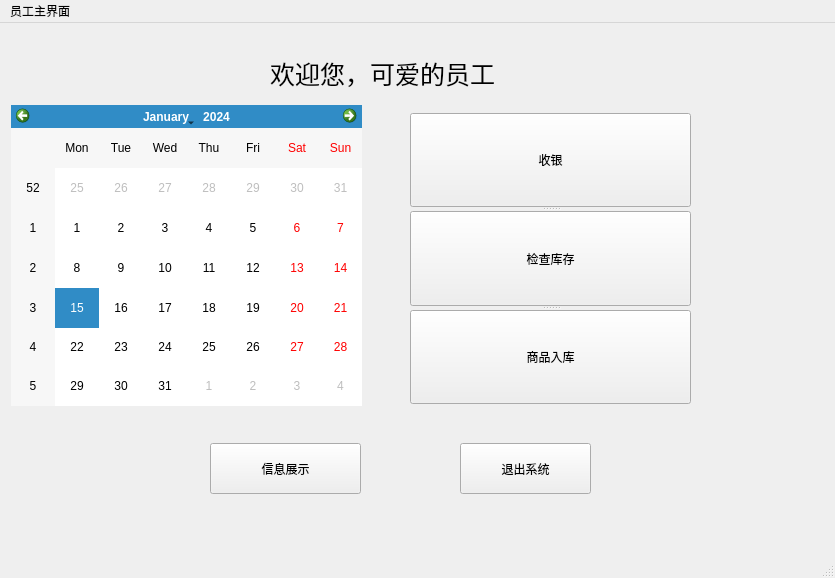
<?xml version="1.0" encoding="UTF-8"?>
<ui version="4.0">
 <class>MainWindow</class>
 <widget class="QMainWindow" name="MainWindow">
  <property name="geometry">
   <rect>
    <x>0</x>
    <y>0</y>
    <width>835</width>
    <height>578</height>
   </rect>
  </property>
  <property name="windowTitle">
   <string>MainWindow</string>
  </property>
  <widget class="QWidget" name="centralwidget">
   <widget class="QLabel" name="label_2">
    <property name="geometry">
     <rect>
      <x>740</x>
      <y>420</y>
      <width>64</width>
      <height>64</height>
     </rect>
    </property>
    <property name="text">
     <string/>
    </property>
    <property name="pixmap">
     <pixmap resource="apprcc.qrc">:/pic/images/cartoon1.ico</pixmap>
    </property>
   </widget>
   <widget class="QLabel" name="label_4">
    <property name="geometry">
     <rect>
      <x>11</x>
      <y>11</y>
      <width>64</width>
      <height>64</height>
     </rect>
    </property>
    <property name="text">
     <string/>
    </property>
    <property name="pixmap">
     <pixmap resource="apprcc.qrc">:/pic/images/cartoon3.ico</pixmap>
    </property>
   </widget>
   <widget class="QLabel" name="label_3">
    <property name="geometry">
     <rect>
      <x>11</x>
      <y>419</y>
      <width>64</width>
      <height>64</height>
     </rect>
    </property>
    <property name="text">
     <string/>
    </property>
    <property name="pixmap">
     <pixmap resource="apprcc.qrc">:/pic/images/cartoon2.ico</pixmap>
    </property>
   </widget>
   <widget class="QPushButton" name="pushButton_5">
    <property name="geometry">
     <rect>
      <x>460</x>
      <y>420</y>
      <width>131</width>
      <height>51</height>
     </rect>
    </property>
    <property name="text">
     <string>退出系统</string>
    </property>
   </widget>
   <widget class="QCalendarWidget" name="calendarWidget">
    <property name="geometry">
     <rect>
      <x>11</x>
      <y>82</y>
      <width>351</width>
      <height>301</height>
     </rect>
    </property>
   </widget>
   <widget class="QLabel" name="label_5">
    <property name="geometry">
     <rect>
      <x>740</x>
      <y>10</y>
      <width>64</width>
      <height>64</height>
     </rect>
    </property>
    <property name="text">
     <string/>
    </property>
    <property name="pixmap">
     <pixmap resource="apprcc.qrc">:/pic/images/cartoon4.ico</pixmap>
    </property>
   </widget>
   <widget class="QLabel" name="label">
    <property name="geometry">
     <rect>
      <x>270</x>
      <y>20</y>
      <width>331</width>
      <height>61</height>
     </rect>
    </property>
    <property name="font">
     <font>
      <family>Adobe 宋体 Std L</family>
      <pointsize>19</pointsize>
     </font>
    </property>
    <property name="text">
     <string>欢迎您，可爱的员工</string>
    </property>
   </widget>
   <widget class="QPushButton" name="pushButton_show">
    <property name="geometry">
     <rect>
      <x>210</x>
      <y>420</y>
      <width>151</width>
      <height>51</height>
     </rect>
    </property>
    <property name="text">
     <string>信息展示</string>
    </property>
   </widget>
   <widget class="QSplitter" name="splitter">
    <property name="geometry">
     <rect>
      <x>410</x>
      <y>90</y>
      <width>281</width>
      <height>291</height>
     </rect>
    </property>
    <property name="orientation">
     <enum>Qt::Vertical</enum>
    </property>
    <widget class="QPushButton" name="pushButton_cash">
     <property name="text">
      <string>收银</string>
     </property>
    </widget>
    <widget class="QPushButton" name="pushButton_checkleft">
     <property name="text">
      <string>检查库存</string>
     </property>
    </widget>
    <widget class="QPushButton" name="pushButton_letin">
     <property name="text">
      <string>商品入库</string>
     </property>
    </widget>
   </widget>
  </widget>
  <widget class="QMenuBar" name="menubar">
   <property name="geometry">
    <rect>
     <x>0</x>
     <y>0</y>
     <width>835</width>
     <height>26</height>
    </rect>
   </property>
   <widget class="QMenu" name="menu">
    <property name="title">
     <string>员工主界面</string>
    </property>
   </widget>
   <addaction name="menu"/>
  </widget>
  <widget class="QStatusBar" name="statusbar"/>
 </widget>
 <resources>
  <include location="apprcc.qrc"/>
 </resources>
 <connections>
  <connection>
   <sender>pushButton_5</sender>
   <signal>clicked()</signal>
   <receiver>MainWindow</receiver>
   <slot>close()</slot>
   <hints>
    <hint type="sourcelabel">
     <x>384</x>
     <y>440</y>
    </hint>
    <hint type="destinationlabel">
     <x>493</x>
     <y>416</y>
    </hint>
   </hints>
  </connection>
 </connections>
</ui>
